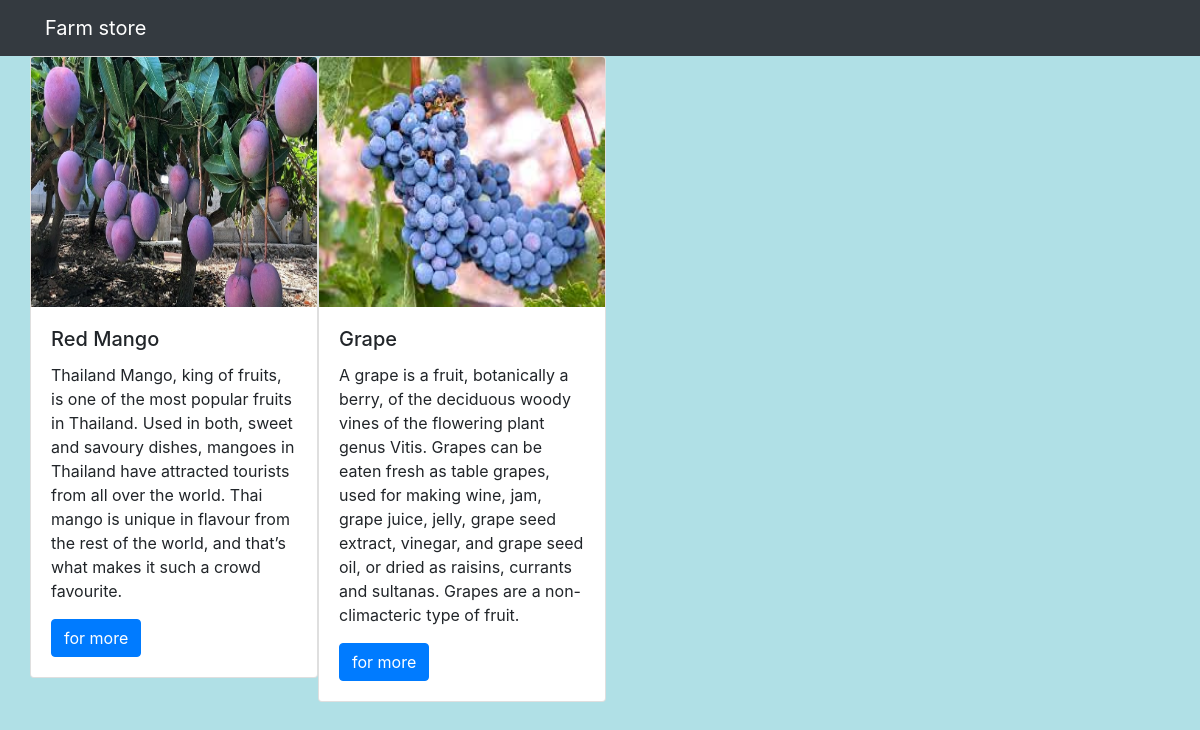
The page / on the database its author committed.
### farmapp/models.py (models this page shows, shortened)
class Farm(models.Model):
    name=models.CharField(max_length=250)
    desc=models.TextField()
    price=models.IntegerField()
    img=models.ImageField(upload_to='gallary')

### farmapp/views.py (the view)
# urls.py: path('',views.fun,name='fun'),
def fun(request):
    farm=Farm.objects.all()
    context={
        'farm_list':farm
    }
    return render(request,'index.html',context)

### templates/index.html
{% extends 'base.html' %}
{% block body %}
<div class="container">
    <div class="row">
        {% for i in farm_list %}
        <div style="margin-bottom:10px;">
            <div class="card text-left" style="width: 18rem;">
            <img class="card-img-top image-center" src="{{i.img.url}}" alt="Card image cap" style="width:100%; height:250px;">
       <div class="card-body">
            <h5 class="card-title">{{i.name}}</h5>
            <p class="card-text">{{i.desc}}</p>
            <a href="{% url 'farmapp:detail' i.id %}" class="btn btn-primary">for more</a>
  </div>
</div>
        </div>
        {% endfor %}
    </div>
</div>
{% endblock %}

### templates/base.html (shortened to what this page needs)
{% load static %}
<!DOCTYPE html>
<html lang="en">
<head>
    <link rel="stylesheet" href="https://cdn.jsdelivr.net/npm/bootstrap@4.0.0/dist/css/bootstrap.min.css">
    <link rel="stylesheet" href="{% static 'style.css' %}">
</head>
<body>
<nav class="navbar navbar-dark bg-dark">
  <div class="container">
    <a class="navbar-brand" href="#">
      Farm store
    </a>
  </div>
</nav>
{% block body %}
{% endblock %}
</body>
</html>

### static/style.css (style rules this page uses)
body { background-color: powderblue; }

### rows shown on the page
Farm: img (picture), name "Red Mango", desc "Thailand Mango, king of fruits, is one of the most popular fruits in Thailand. Used in both, sweet and savoury dishes, mangoes in Thailand have attracted tourists from all over the world. Thai mango is unique in flavour from the rest of the world, and that’s what makes it such a crowd favourite."
Farm: img (picture), name "Grape", desc "A grape is a fruit, botanically a berry, of the deciduous woody vines of the flowering plant genus Vitis. Grapes can be eaten fresh as table grapes, used for making wine, jam, grape juice, jelly, grape seed extract, vinegar, and grape seed oil, or dried as raisins, currants and sultanas. Grapes are a non-climacteric type of fruit."
